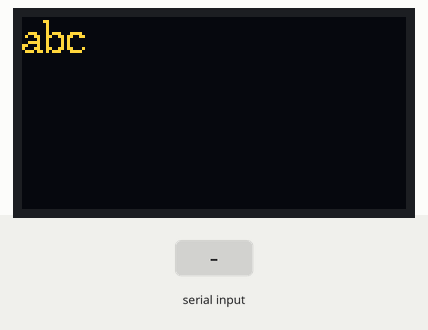
A program run on a simulated ESP32. Parts: 128×64 one-colour display. Inputs (shaded band) come from the test bench. The OLED is the two-colour kind (top 16 rows yellow).

Above: at 1.6 s.
1.7 s: "1" received over Serial
At 3.5 s:
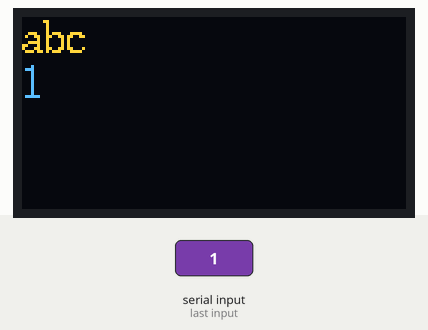
4.7 s: "0" received over Serial
At 6.1 s:
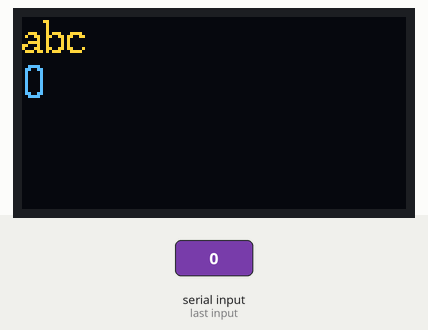
7.7 s: "2" received over Serial
At 9.5 s:
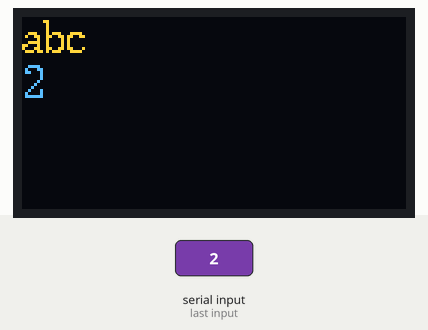
Timing chart, 0 to 11.0 s (numbered marks = the images above; inputs shaded):
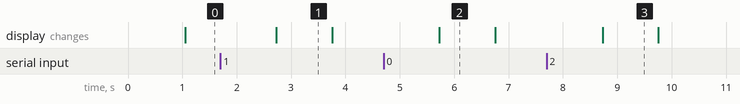

Measured:
- after the input at 1.7 s, the display: changes after 1.0 s (image 1)
- after the input at 4.7 s, the display: changes after 1.0 s (image 2)
- after the input at 7.7 s, the display: changes after 1.0 s (image 3)
- what the display in image 1 shows lasts 1.1 s, from 2.7 s to 3.8 s

The program:

main.cpp
```cpp
#include <Arduino.h>
#include <Wire.h>
#include <U8g2lib.h>

U8G2_SH1106_128X64_NONAME_F_HW_I2C u8g2(U8G2_R0, /* reset=*/ U8X8_PIN_NONE);


// put function declarations here:
// int myFunction(int, int);

void setup()
{
  // put your setup code here, to run once:
  // int result = myFunction(2, 3);
  Serial.begin(115200);

  u8g2.begin();
  u8g2.setFont(u8g2_font_ncenR10_tf);
  u8g2.setFontRefHeightExtendedText(); //設定字體高度, 以便可以使用u8g2.getDisplayHeight()取得顯示器高度
  u8g2.clearBuffer();
  u8g2.setDrawColor(1); //1的顏色為白色
  u8g2.setFontDirection(0); //0為正常方向
  u8g2.setFontPosTop(); //設定字體位置為上方

}

void loop()
{
  String data;
  data=Serial.readString(); //讀取序列埠資料, 並存入str字串

  u8g2.setCursor(0, 0); //設定游標位置, 0,0為左上角
  u8g2.print(String("abc").c_str()); //顯示字串, 並轉換為c字串

  u8g2.setCursor(0, 15); //設定游標位置
  u8g2.print(data); //顯示字串, 並轉換為c字串


  u8g2.sendBuffer(); //將緩衝區內容送到顯示器
  u8g2.clearBuffer(); //清除緩衝區內容


}

// put function definitions here:
// int myFunction(int x, int y) {
//   return x + y;
// }
```
